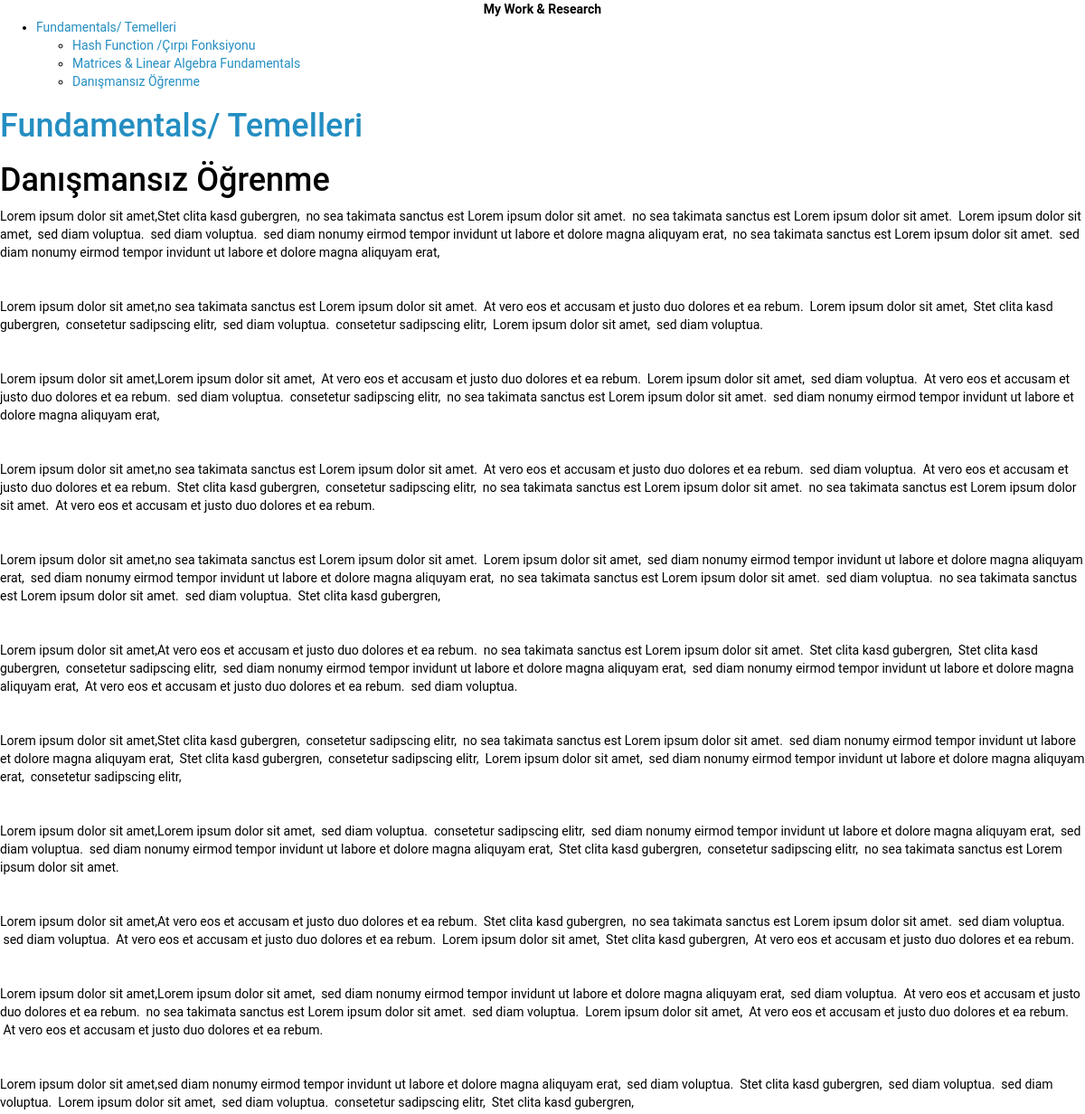
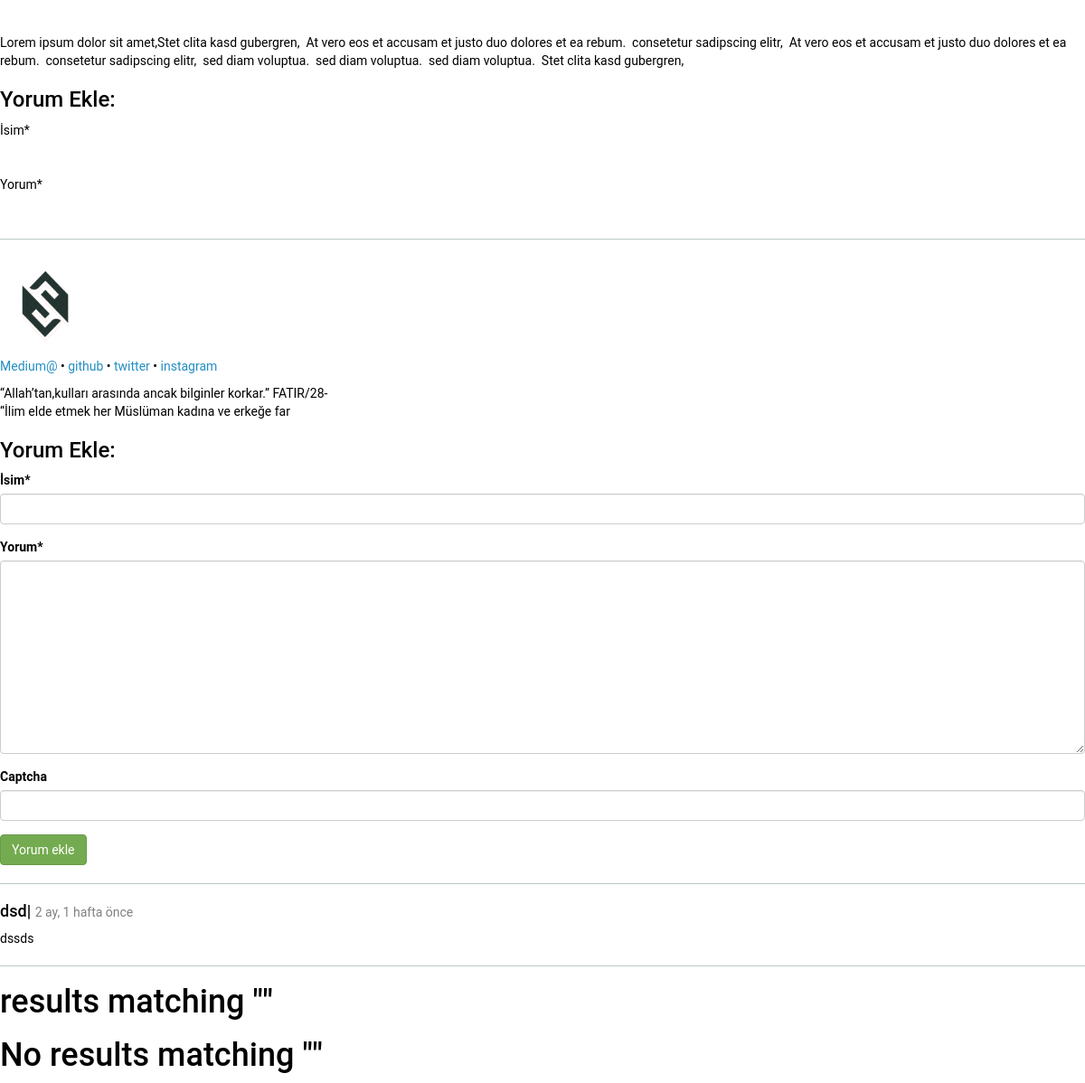
/myworkandresearch/yapay-zeka-artificial-intelligence/fundamentals-temelleri/danismansiz-ogrenme/, run on the app's committed database (2 pictures, top to bottom).
### myworkandresearch/models.py (models this page shows, shortened)
class Subject(models.Model):
    name = models.CharField(max_length=200, verbose_name='Konu Adı')
    slug = models.SlugField(unique=True, max_length=210, verbose_name='Konu Url', editable=False)
    text = RichTextField(verbose_name='Konu Metni')
    category_name = models.ForeignKey('Category', on_delete=models.CASCADE, verbose_name='Kategori Adı')
    def __str__(self):
        return self.name
    class Meta:
        ordering = ['id']

class Article(models.Model):
    user=models.ForeignKey('auth.User', verbose_name='Yazar', related_name='articles',on_delete=models.CASCADE)
    title = models.CharField(max_length=200, verbose_name='Başlık')
    slug = models.SlugField(unique=True,max_length=210, verbose_name='Yazı Url', editable=False)
    text = RichTextField()
    image = models.ImageField(null=True, blank=True)
    created_date = models.DateTimeField(
        default=timezone.now)
    published_date = models.DateTimeField(
        blank=True, null=True)
    subject_name = models.ForeignKey('Subject', on_delete=models.CASCADE)
    class Meta:
        ordering = ['-published_date', '-id']

class ArticleComment(models.Model):
    article= models.ForeignKey('myworkandresearch.Article', related_name='comments', on_delete=models.CASCADE)#on_delete=models.CASCADE ile bir Post siindiğinde onunla alakalı tüm yorumlarda silinmiş oluyor.
    name=models.CharField(max_length=200, verbose_name='İsim')
    content=models.TextField(verbose_name='Yorum')
    created_date=models.DateTimeField(auto_now_add=True) #True diyerek tarih bilgisini otomatik dolduruyo

### myworkandresearch/views.py (the view)
# urls.py: url(r'^(?P<category_slug>[\w-]+)/(?P<subject_slug>[\w-]+)/(?P<article_slug>[\w-]+)/$', views.detail, name='detail'),
def detail(request,category_slug,subject_slug,article_slug):
    categories = Category.objects.filter(slug=category_slug)
    subjects = Subject.objects.filter(slug=subject_slug)
    article = get_object_or_404(Article, slug=article_slug)
    form = ArticleCommentForm(request.POST or None)
    if form.is_valid():
        comment=form.save(commit=False)
        comment.article=article
        comment.save()
        return HttpResponseRedirect(article.get_absolute_url())
    context = {
        'categories': categories,
        'subjects': subjects,
        'article': article,
        'form' : form,
    }
    return render(request, 'myworkandresearch/detail.html', context)

### myworkandresearch/forms.py
class ArticleCommentForm(forms.ModelForm):
    captcha = ReCaptchaField()
    class Meta:
        model = ArticleComment
        fields = [
            'name',
            'content'
        ]

### templates/myworkandresearch/detail.html (shortened to what this page needs)
{% load static %}
<!DOCTYPE HTML>
<html lang="en" >
    <head>
         <link rel="stylesheet" href="{% static 'css/lavish-bootstrap.css' %}">
        <link rel="stylesheet" href="https://docs.duckduckhack.com/gitbook/style.css">
        <link rel="stylesheet" href="https://docs.duckduckhack.com/gitbook/gitbook-plugin-comment/plugin.css">
        <link rel="stylesheet" href="https://docs.duckduckhack.com/gitbook/gitbook-plugin-highlight/website.css">
        <link rel="stylesheet" href="https://docs.duckduckhack.com/gitbook/gitbook-plugin-search/search.css">
        <link rel="stylesheet" href="https://docs.duckduckhack.com/gitbook/gitbook-plugin-fontsettings/website.css">
    </head>
    <body>
        <div class="book">
            <div class="book-summary">
                <div id="book-search-input" role="search" style="text-align: center">
                    <b><a href="../../.." style="color:black" >My Work & Research</a></b>
                </div>
                <nav role="navigation">
                    <ul class="summary">
                        {% for category in categories%}
                            {% for subject in subjects %}
                            <li class="chapter " data-level="1.1" data-path="../"><a href="{% url 'myworkandresearch:subject' category_slug=category.slug subject_slug=subject.slug %}" target="_blank" class="custom-link">{{subject.name}}</a>
                            <ul class="articles">
                                {% for article in subject.article_set.all %}
                                    <li class="chapter " data-level="1.1.1" data-path="../welcome/determining-ia-type.html"><a href="{% url 'myworkandresearch:detail' category_slug=category.slug subject_slug=subject.slug article_slug=article.slug %}">{{article.title}}</a></li>
                                {% endfor %}
                            </ul>
                            {% endfor %}
                        {% endfor %}
                        </li>
                    </ul>
                </nav>
            </div>
            <div class="book-body">
                <div class="body-inner">
                    <div class="book-header" role="navigation">
                        <h1><a href=".." >{{ article.subject_name }}</a></h1>
                    </div>
                    <div class="page-wrapper" tabindex="-1" role="main">
                        <div class="page-inner">
                            <div id="book-search-results">
                                <div class="search-noresults">
                                    <section class="normal markdown-section">
                                        <h1 id="how-to-make-an-api-based-random-person-generator">{{ article.title }}</h1>
                                        <p>{{ article.text|safe }}</p>
                                    </section>
                    <h3>Yorum Ekle:</h3>
                    {% include 'myworkandresearch/comment.html' %}
                     <hr>
                     {% for comment in article.comments.all %}
                         <h4>{{ comment.name }}| <small style="color: grey">{{ comment.created_date|timesince }} önce</small></h4>
                         <p>{{ comment.content|linebreaks }}</p>
                         <hr/>
                     {% endfor %}
                                </div>
                                <div class="search-results">
                                    <div class="has-results">
                                        <h1 class="search-results-title"> results matching ""</h1>
                                    </div>
                                    <div class="no-results">
                                        <h1 class="search-results-title">No results matching ""</h1>
                                    </div>
                                </div>
                            </div>
                        </div>
                    </div>
                </div>
            </div>
        </div>
    </body>
</html>

### data on the page
Subject: name "Fundamentals/ Temelleri"
Article: title "Hash Function /Çırpı Fonksiyonu"
Article: title "Matrices & Linear Algebra Fundamentals"
Article: title "Danışmansız Öğrenme", subject_name "Fundamentals/ Temelleri", text "Lorem ipsum dolor sit amet,Stet clita kasd gubergren, no sea takimata sanctus est Lorem ipsum dolor sit amet. no sea takimata sanctus est Lorem ipsum dolor sit amet. Lorem ipsum dolor sit amet, sed diam voluptua. sed diam voluptua. sed diam nonumy eirmod tempor invidunt ut labore et dolore magna aliquyam erat, no sea takimata sanctus est Lorem ipsum dolor sit amet. sed diam nonumy eirmod tempor invidunt ut labore et dolore magna aliquyam erat, Lorem ipsum dolor sit amet,no sea takimata sanctus est Lorem ipsum dolor sit amet. At vero eos et accusam et justo duo dolores et ea rebum. Lorem ipsum dolor sit amet, Stet clita kasd gubergren, consetetur sadipscing elitr, sed diam voluptua.…", text (picture)
ArticleComment: name "dsd", created_date "2 ay, 1 hafta", content "dssds"
